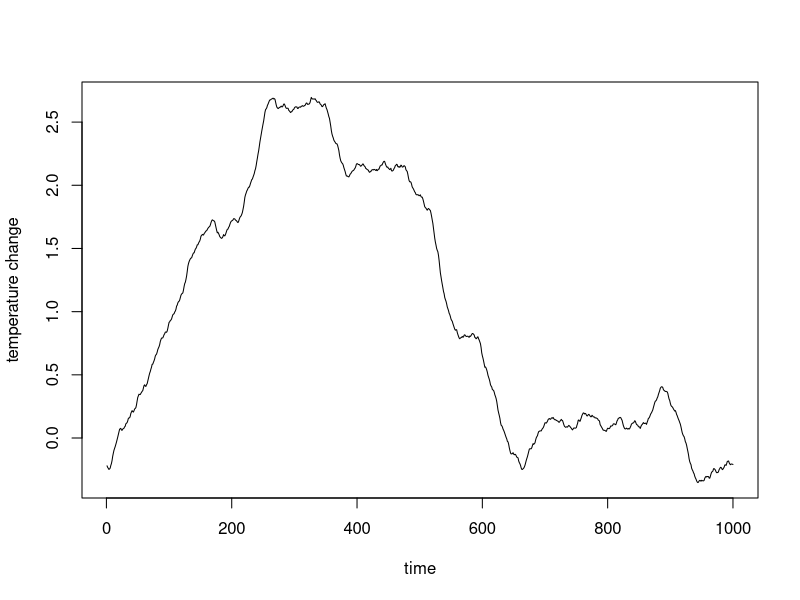
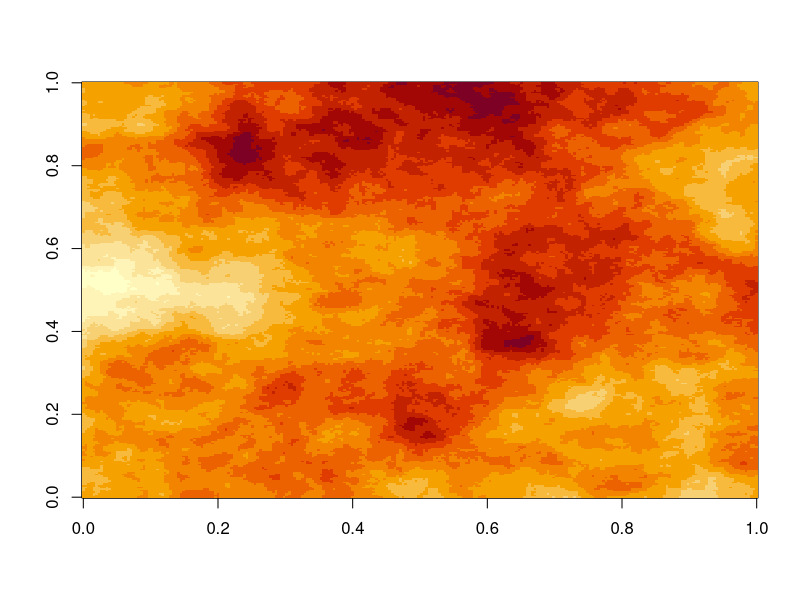
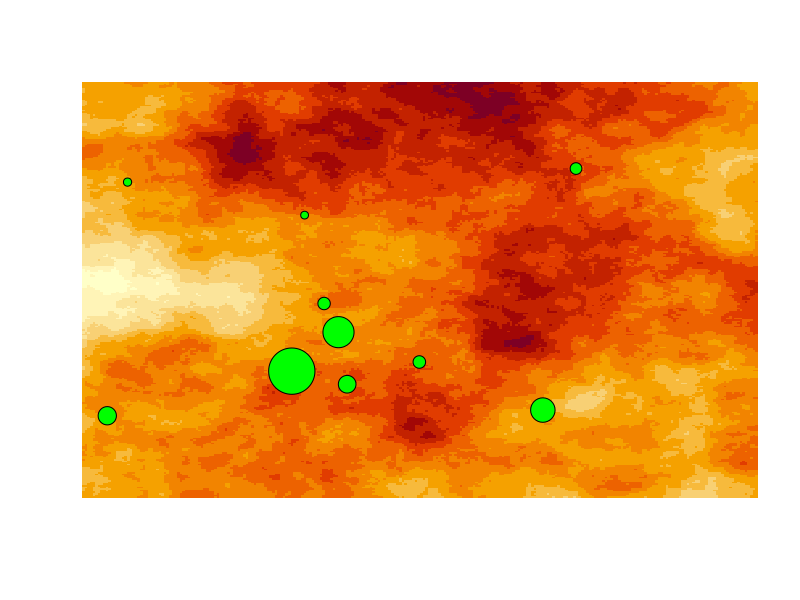
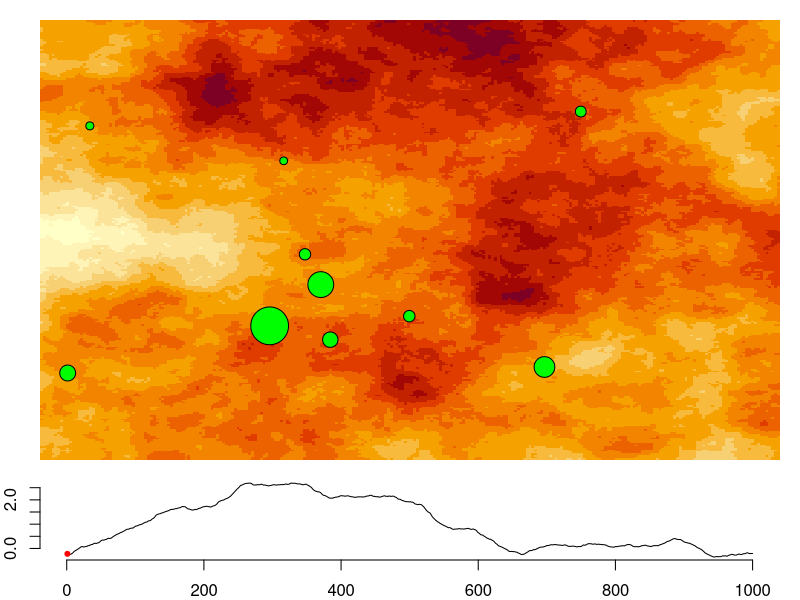
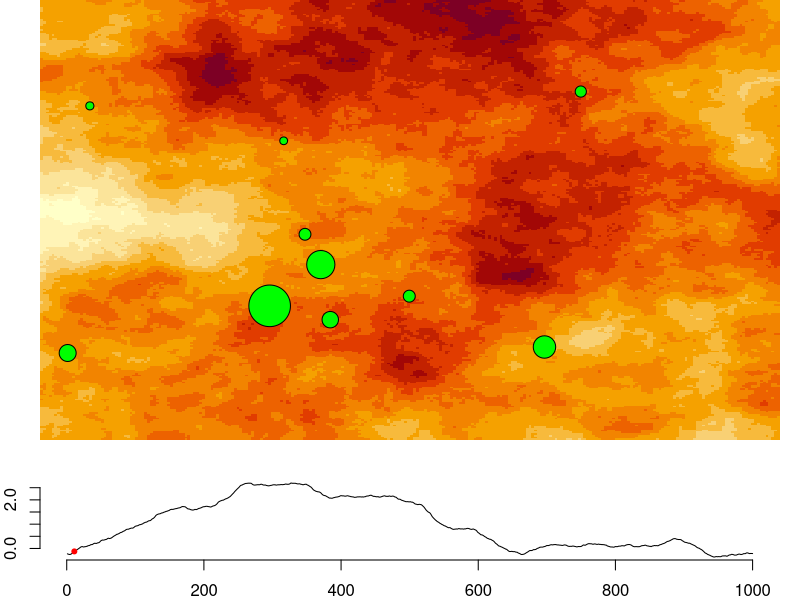
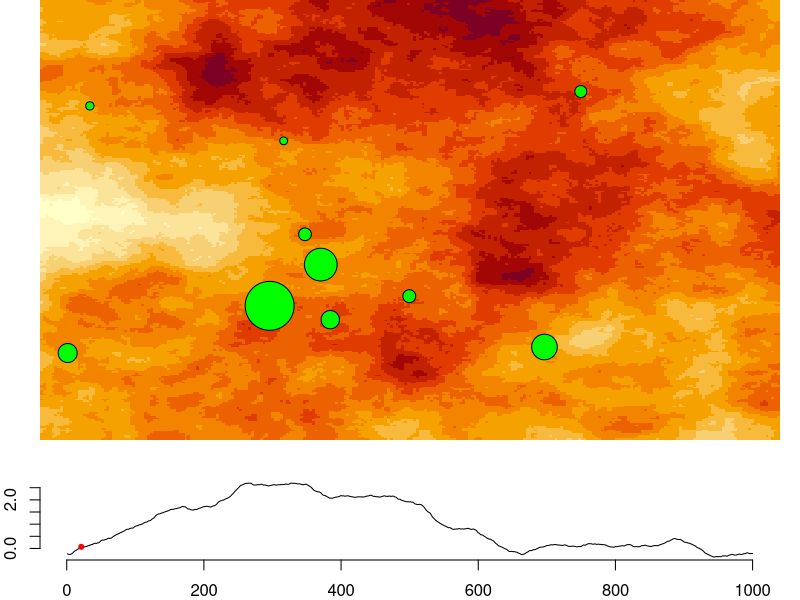
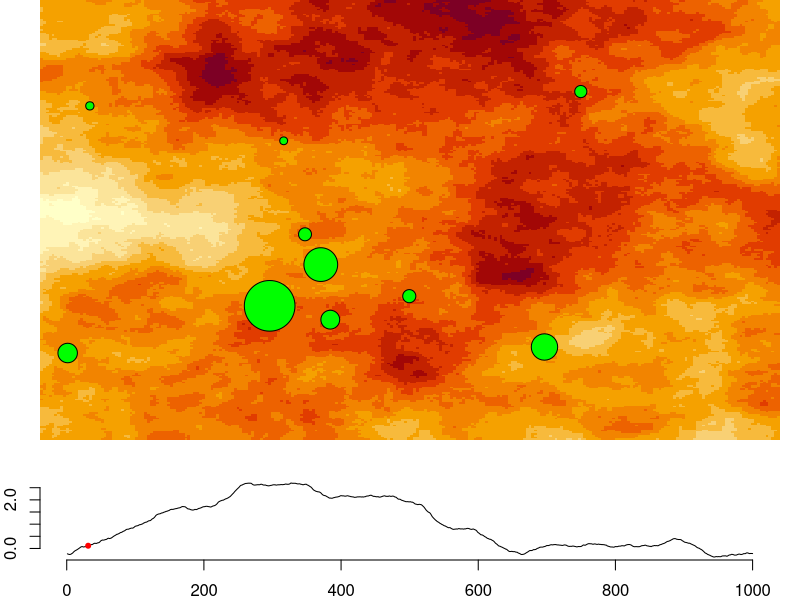
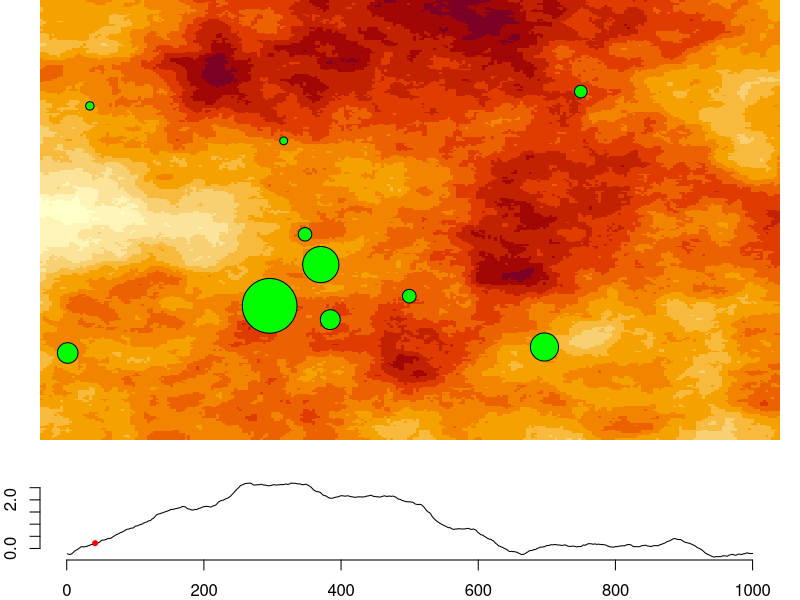

These charts were generated, in order, by the following R code:
## ---- chunk 1

#' From tuneR package (implemented in the file Waveforms.R in tuneR source)
#'
#' Based on Timmer and Koening 1995: https://ui.adsabs.harvard.edu/abs/1995A\%26A...300..707T/abstract
#'
#' @param alpha: the slope of the power distribution (called omega in whitehead)
#' @param N: the length of the timeserie to generate
#' @export
TK95 <- function(N, alpha = 1){ 
    f <- seq(from=0, to=pi, length.out=(N/2+1))[-c(1,(N/2+1))] # Fourier frequencies
    f_ <- 1 / f^alpha # Power law
    RW <- sqrt(0.5*f_) * rnorm(N/2-1) # for the real part
    IW <- sqrt(0.5*f_) * rnorm(N/2-1) # for the imaginary part
    fR <- complex(real = c(rnorm(1), RW, rnorm(1), RW[(N/2-1):1]), 
                  imaginary = c(0, IW, 0, -IW[(N/2-1):1]), length.out=N)
     # Those complex numbers that are to be back transformed for Fourier Frequencies 0, 2pi/N, 2*2pi/N, ..., pi, ..., 2pi-1/N 
     # Choose in a way that frequencies are complex-conjugated and symmetric around pi 
     # 0 and pi do not need an imaginary part
    reihe <- fft(fR, inverse=TRUE) # go back into time domain
    return(Re(reihe)) # imaginary part is 0
}

#return spectrum of a timeserie
#' @export
getSpectrum <- function(x){
	N <- length(x)
    pw=8
	M <- 2^pw # zero-pad total length
    while(M<N){
        pw=pw+1
        M <- 2^pw
    }
	freq <- seq(0, 0.5, by = 1/M)
	x.zp <- c(x, rep(0, M-N))
	S.pgram <- (1/N)*abs(fft(x.zp)[1:(M/2+1)])^2
    S.pgram
}

#' Environment generator
#'
#' return a list of opitmum as a "1/f-noise" of N steps with sd = delta and the slope of it's spectrum decompoistion = -omega + possibility to increase the mean of the environment at a rate vt (in wich case the slop may not be -omega)
#'
#' @param omega the slope of the power distribution (called omega in whitehead)
#' @param delta the standard deviation of the global environmental fluctuation 
#' @param N the length of the timeserie to generate
#' @param vt if not NULL, the  mean of the optimum increase at a rate vt  
#' @return a list of N optima theta
#' @export
environment <- function(N,omega,delta,vt=NULL){
    ts=TK95(N,omega)
    ts=delta*ts/sd(ts)
    if(!is.null(vt))ts = ts + vt*1:N
    return(ts)
}

# white noise
#' @export
gauss <- function(N,mean,delta,v){
    sapply(1:N,function(t)rnorm(1,mean*v,delta))
}


## ---- chunk 2
tstep=1000
faketemp=environment(tstep,omega=3,delta=1)+1
plot(faketemp,type="l",ylab="temperature change",xlab="time")   
## ---- chunk 3
perlin_noise <- function( 
  n = 5,   m = 7,    # Size of the grid for the vector field
  N = 100, M = 100   # Dimension of the image
) {
  # For each point on this n*m grid, choose a unit 1 vector
  vector_field <- apply(
    array( rnorm( 2 * n * m ), dim = c(2,n,m) ),
    2:3,
    function(u) u / sqrt(sum(u^2))
  )
  f <- function(x,y) {
    # Find the grid cell in which the point (x,y) is
    i <- floor(x)
    j <- floor(y)
    stopifnot( i >= 1 || j >= 1 || i < n || j < m )
    # The 4 vectors, from the vector field, at the vertices of the square
    v1 <- vector_field[,i,j]
    v2 <- vector_field[,i+1,j]
    v3 <- vector_field[,i,j+1]
    v4 <- vector_field[,i+1,j+1]
    # Vectors from the point to the vertices
    u1 <- c(x,y) - c(i,j)
    u2 <- c(x,y) - c(i+1,j)
    u3 <- c(x,y) - c(i,j+1)
    u4 <- c(x,y) - c(i+1,j+1)
    # Scalar products
    a1 <- sum( v1 * u1 )
    a2 <- sum( v2 * u2 )
    a3 <- sum( v3 * u3 )
    a4 <- sum( v4 * u4 )
    # Weighted average of the scalar products
    s <- function(p) 3 * p^2 - 2 * p^3
    p <- s( x - i )
    q <- s( y - j )
    b1 <- (1-p)*a1 + p*a2
    b2 <- (1-p)*a3 + p*a4
    (1-q) * b1 + q * b2
  }
  xs <- seq(from = 1, to = n, length = N+1)[-(N+1)]
  ys <- seq(from = 1, to = m, length = M+1)[-(M+1)]
  outer( xs, ys, Vectorize(f) )
}


a <- .6
k <- 8
m <- perlin_noise(2,2,2^k,2^k)
for( i in 2:k )
  m <- m + a^i * perlin_noise(2^i,2^i,2^k,2^k)
image(m)
## ---- chunk 4
n=10
lat=runif(n)
lon=runif(n)
size=rexp(n)
image(m,axes=F)
points(lon,lat,bg="green",pch=21,cex=size+1)

## ---- chunk 5
par(mar=c(1,2,1,1))
for(i in seq(1,tstep,length.out=100)){
	layout(matrix(1:2,nrow=2,ncol=1),heights=c(.8,.2))
	image(m,ann=F,axes=F,main=i)
	nsize=size*faketemp[i]+size+1
	points(lon,lat,bg="green",pch=21,cex=nsize)
par(mar=c(2,2,0,1))
	plot(1:tstep,faketemp,type="l",ylab="temp",xlab="time",ylim=range(faketemp),ann=F,frame.plot=F)
	points(i,faketemp[i],col="red",pch=20)
}
